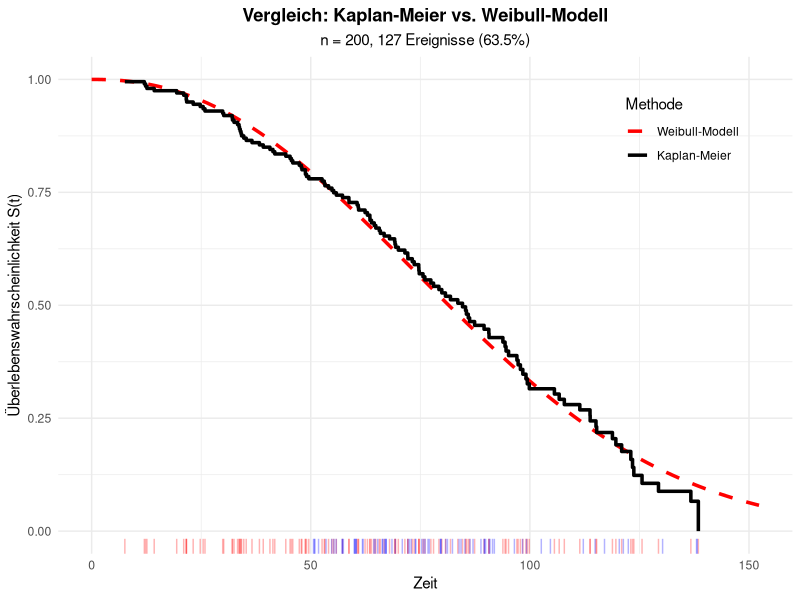
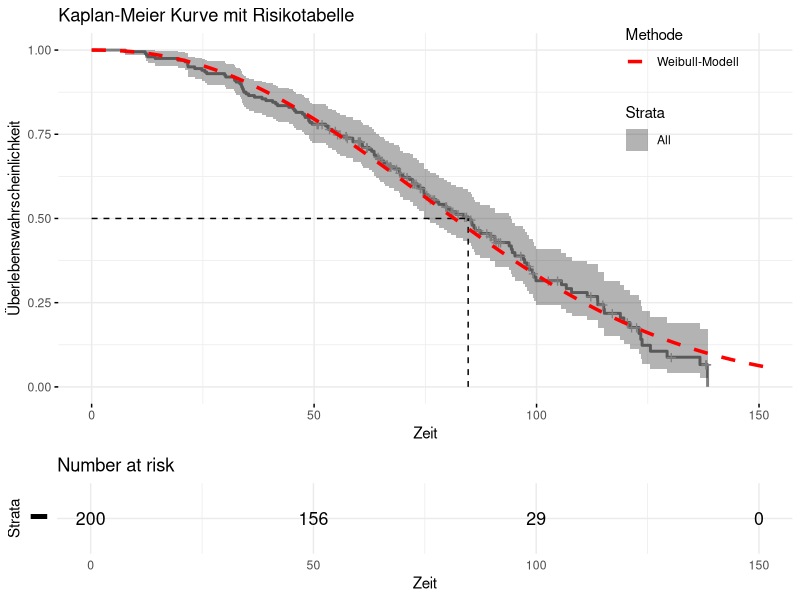
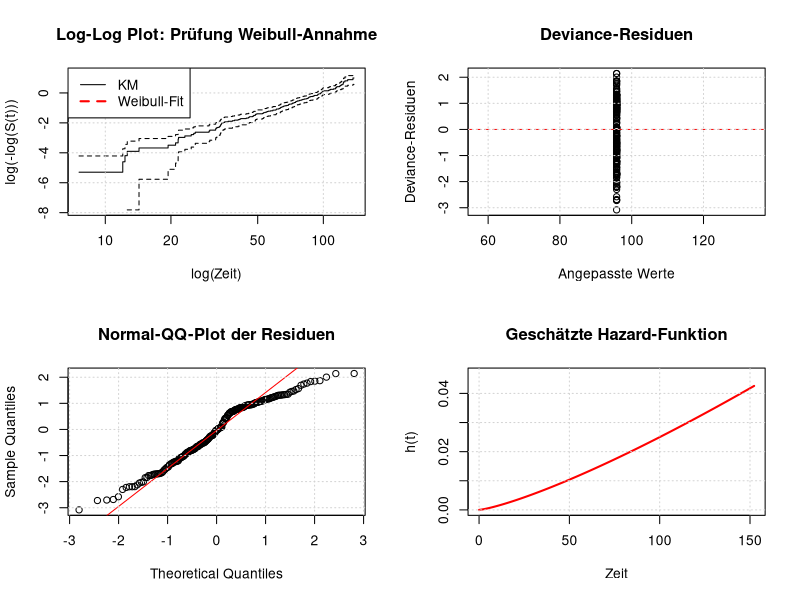

Write the R code that produced these figures, in order.
# Benötigte Packages installieren (falls nicht vorhanden) und laden
required_packages <- c("survival", "survminer", "ggplot2", "dplyr")
new_packages <- required_packages[!required_packages %in% installed.packages()[, "Package"]]
if(length(new_packages)) install.packages(new_packages)

library(survival)
library(survminer)
library(ggplot2)
library(dplyr)

# 1. Simulierte Daten aus einer Weibull-Verteilung erzeugen
set.seed(123)  # Für Reproduzierbarkeit
n <- 200
true_shape <- 2
true_scale <- 100

time <- rweibull(n, shape = true_shape, scale = true_scale)

# Zensierung simulieren (z. B. 30% rechts-zensiert)
censor_time <- runif(n, min = 50, max = 150)
observed_time <- pmin(time, censor_time)
status <- ifelse(time <= censor_time, 1, 0)  # 1 = Ereignis beobachtet, 0 = zensiert

data <- data.frame(
  time = observed_time, 
  status = status,
  event_type = factor(status, levels = c(0, 1), labels = c("Zensiert", "Ereignis"))
)

# Überblick über die Daten
cat("Datenübersicht:\n")
cat("Anzahl Beobachtungen:", n, "\n")
cat("Ereignisse:", sum(data$status), "(", round(mean(data$status)*100, 1), "%)\n")
cat("Zensierungen:", sum(1 - data$status), "(", round((1 - mean(data$status))*100, 1), "%)\n")
cat("Mittlere Beobachtungszeit:", round(mean(data$time), 2), "\n")

# 2. Weibull-Modell fitten (Accelerated Failure Time Modell)
weibull_fit <- survreg(Surv(time, status) ~ 1, data = data, dist = "weibull")

# Zusammenfassung anzeigen
cat("\n=== Weibull-Modell Zusammenfassung ===\n")
print(summary(weibull_fit))

# Geschätzte Parameter in der üblichen Weibull-Parametrisierung umrechnen
# ACHTUNG: survreg() verwendet eine andere Parametrisierung
estimated_intercept <- coef(weibull_fit)[1]  # Log-Scale Parameter
estimated_scale <- exp(estimated_intercept)  # Scale ≈ true_scale
estimated_shape <- 1 / weibull_fit$scale     # Shape ≈ true_shape

cat("\nGeschätzte Weibull-Parameter:\n")
cat("Shape (Formparameter):", round(estimated_shape, 3), 
    "(Wahrer Wert:", true_shape, ")\n")
cat("Scale (Skalenparameter):", round(estimated_scale, 3), 
    "(Wahrer Wert:", true_scale, ")\n")

# 3. Kaplan-Meier-Kurve und parametrische Weibull-Kurve plotten
# Kaplan-Meier (nicht-parametrisch)
km_fit <- survfit(Surv(time, status) ~ 1, data = data)

# Weibull-Überlebenskurve berechnen
time_seq <- seq(0, max(data$time) * 1.1, length.out = 200)
# Überlebensfunktion: S(t) = exp(-(t/scale)^shape)
weibull_survival <- exp(-(time_seq/estimated_scale)^estimated_shape)

# Erstelle Dataframe für Plot
plot_data <- data.frame(
  time = c(time_seq, summary(km_fit)$time),
  survival = c(weibull_survival, summary(km_fit)$surv),
  method = factor(c(rep("Weibull-Modell", length(time_seq)), 
                   rep("Kaplan-Meier", length(summary(km_fit)$time))),
                 levels = c("Kaplan-Meier", "Weibull-Modell"))
)

# Option 1: Kombinierter Plot mit ggplot2
cat("\n=== Erstelle Visualisierungen ===\n")

p_combined <- ggplot(plot_data, aes(x = time, y = survival, color = method, linetype = method)) +
  geom_line(data = subset(plot_data, method == "Weibull-Modell"), linewidth = 1.2) +
  geom_step(data = subset(plot_data, method == "Kaplan-Meier"), linewidth = 1.2) +
  labs(
    title = "Vergleich: Kaplan-Meier vs. Weibull-Modell",
    subtitle = paste0("n = ", n, ", ", sum(data$status), " Ereignisse (", 
                     round(mean(data$status)*100, 1), "%)"),
    x = "Zeit",
    y = "Überlebenswahrscheinlichkeit S(t)",
    color = "Methode",
    linetype = "Methode"
  ) +
  scale_color_manual(values = c("Kaplan-Meier" = "black", "Weibull-Modell" = "red")) +
  scale_linetype_manual(values = c("Kaplan-Meier" = "solid", "Weibull-Modell" = "dashed")) +
  theme_minimal() +
  theme(
    legend.position = c(0.85, 0.85),
    plot.title = element_text(hjust = 0.5, face = "bold"),
    plot.subtitle = element_text(hjust = 0.5)
  ) +
  ylim(0, 1) +
  geom_rug(data = data[data$status == 1, ], aes(x = time), 
           sides = "b", color = "red", alpha = 0.3, inherit.aes = FALSE) +
  geom_rug(data = data[data$status == 0, ], aes(x = time), 
           sides = "b", color = "blue", alpha = 0.3, inherit.aes = FALSE)

print(p_combined)

# Option 2: survminer Plot mit Risikotabelle
cat("\nAlternative Darstellung mit survminer...\n")
ggsurv <- ggsurvplot(
  km_fit,
  data = data,
  risk.table = TRUE,
  risk.table.height = 0.25,
  risk.table.y.text = FALSE,
  surv.median.line = "hv",
  ggtheme = theme_minimal(),
  palette = "black",
  title = "Kaplan-Meier Kurve mit Risikotabelle",
  xlab = "Zeit",
  ylab = "Überlebenswahrscheinlichkeit"
)

# Weibull-Kurve hinzufügen
ggsurv$plot <- ggsurv$plot + 
  geom_line(data = data.frame(time = time_seq, survival = weibull_survival),
            aes(x = time, y = survival, color = "Weibull-Modell"),
            linewidth = 1.2, linetype = "dashed") +
  scale_color_manual(name = "Methode", 
                     values = c("Kaplan-Meier" = "black", "Weibull-Modell" = "red")) +
  theme(legend.position = c(0.85, 0.85))

print(ggsurv)

# 4. Diagnostische Plots
cat("\n=== Diagnostische Plots ===\n")

# Weibull-Wahrscheinlichkeitsplot
par(mfrow = c(2, 2))

# Plot 1: Log-Log Überlebenskurve (sollte linear sein für Weibull-Verteilung)
plot(km_fit, fun = "cloglog", main = "Log-Log Plot: Prüfung Weibull-Annahme",
     xlab = "log(Zeit)", ylab = "log(-log(S(t)))", col = "black")
grid()
abline(a = estimated_shape * log(estimated_scale), 
       b = estimated_shape, col = "red", lwd = 2, lty = 2)
legend("topleft", legend = c("KM", "Weibull-Fit"), 
       col = c("black", "red"), lty = c(1, 2), lwd = c(1, 2))

# Plot 2: Residuen vs. angepasste Werte
residuals <- residuals(weibull_fit, type = "deviance")
plot(predict(weibull_fit), residuals, main = "Deviance-Residuen",
     xlab = "Angepasste Werte", ylab = "Deviance-Residuen")
abline(h = 0, col = "red", lty = 2)
grid()

# Plot 3: QQ-Plot der Residuen
qqnorm(residuals, main = "Normal-QQ-Plot der Residuen")
qqline(residuals, col = "red")
grid()

# Plot 4: Hazard-Funktion Vergleich
weibull_hazard <- (estimated_shape/estimated_scale) * (time_seq/estimated_scale)^(estimated_shape-1)
plot(time_seq, weibull_hazard, type = "l", col = "red", lwd = 2,
     main = "Geschätzte Hazard-Funktion",
     xlab = "Zeit", ylab = "h(t)", ylim = c(0, max(weibull_hazard)*1.1))
grid()

# Zurücksetzen der Plot-Einstellungen
par(mfrow = c(1, 1))

# 5. Modellgüte und Informationen
cat("\n=== Modellbewertung ===\n")

# Log-Likelihood und AIC
loglik <- weibull_fit$loglik[2]
aic <- AIC(weibull_fit)
cat("Log-Likelihood:", round(loglik, 3), "\n")
cat("AIC:", round(aic, 3), "\n")

# Median-Überlebenszeit
median_survival <- estimated_scale * (log(2))^(1/estimated_shape)
cat("\nGeschätzte mediane Überlebenszeit:", round(median_survival, 2), "\n")

# Überlebenswahrscheinlichkeiten zu bestimmten Zeitpunkten
time_points <- c(50, 100, 150)
surv_probs <- exp(-(time_points/estimated_scale)^estimated_shape)
cat("\nGeschätzte Überlebenswahrscheinlichkeiten:\n")
for(i in seq_along(time_points)) {
  cat("S(", time_points[i], ") = ", round(surv_probs[i], 3), "\n", sep = "")
}